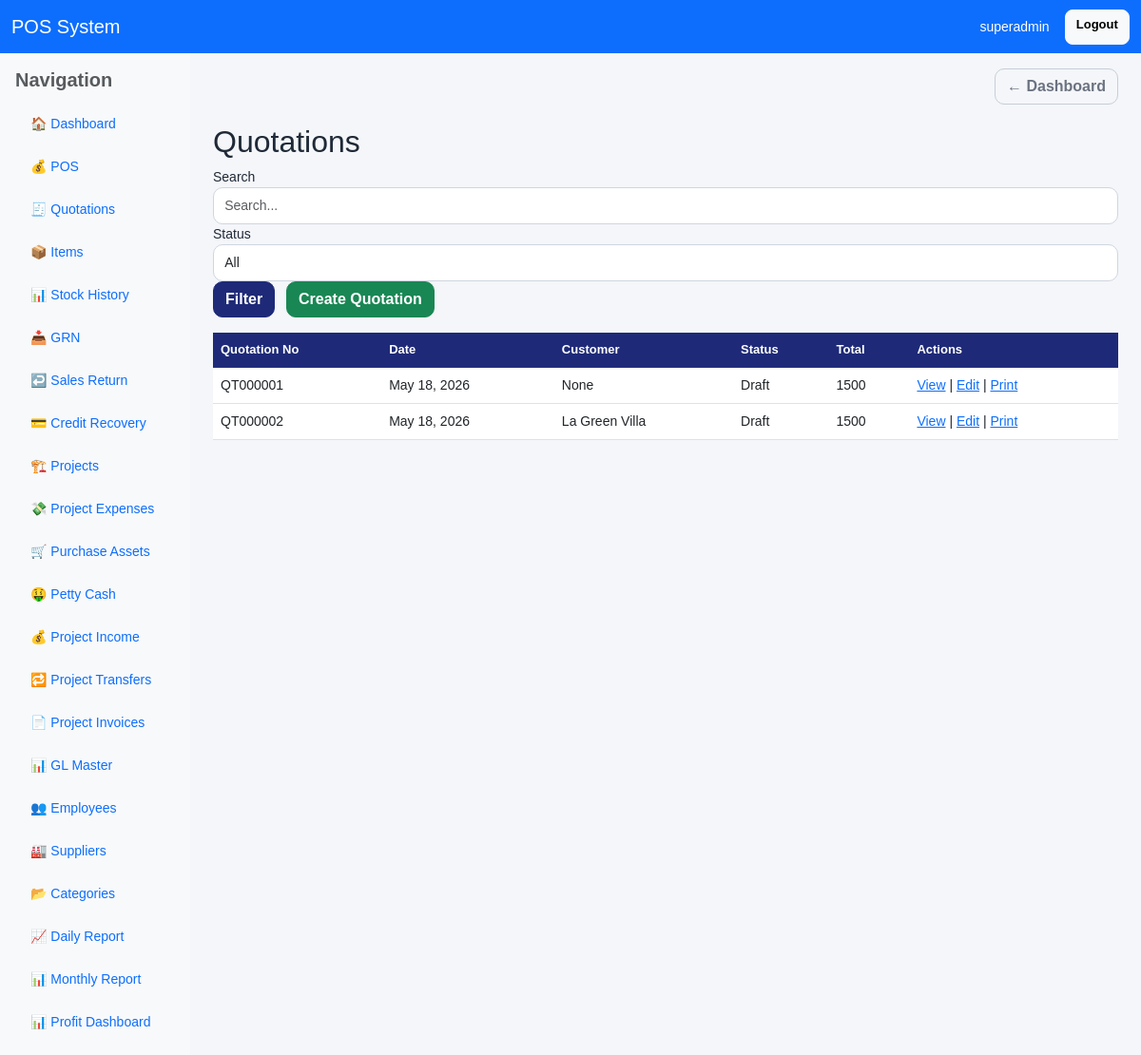
The page /quotations/ (signed in) on the database as committed earlier.
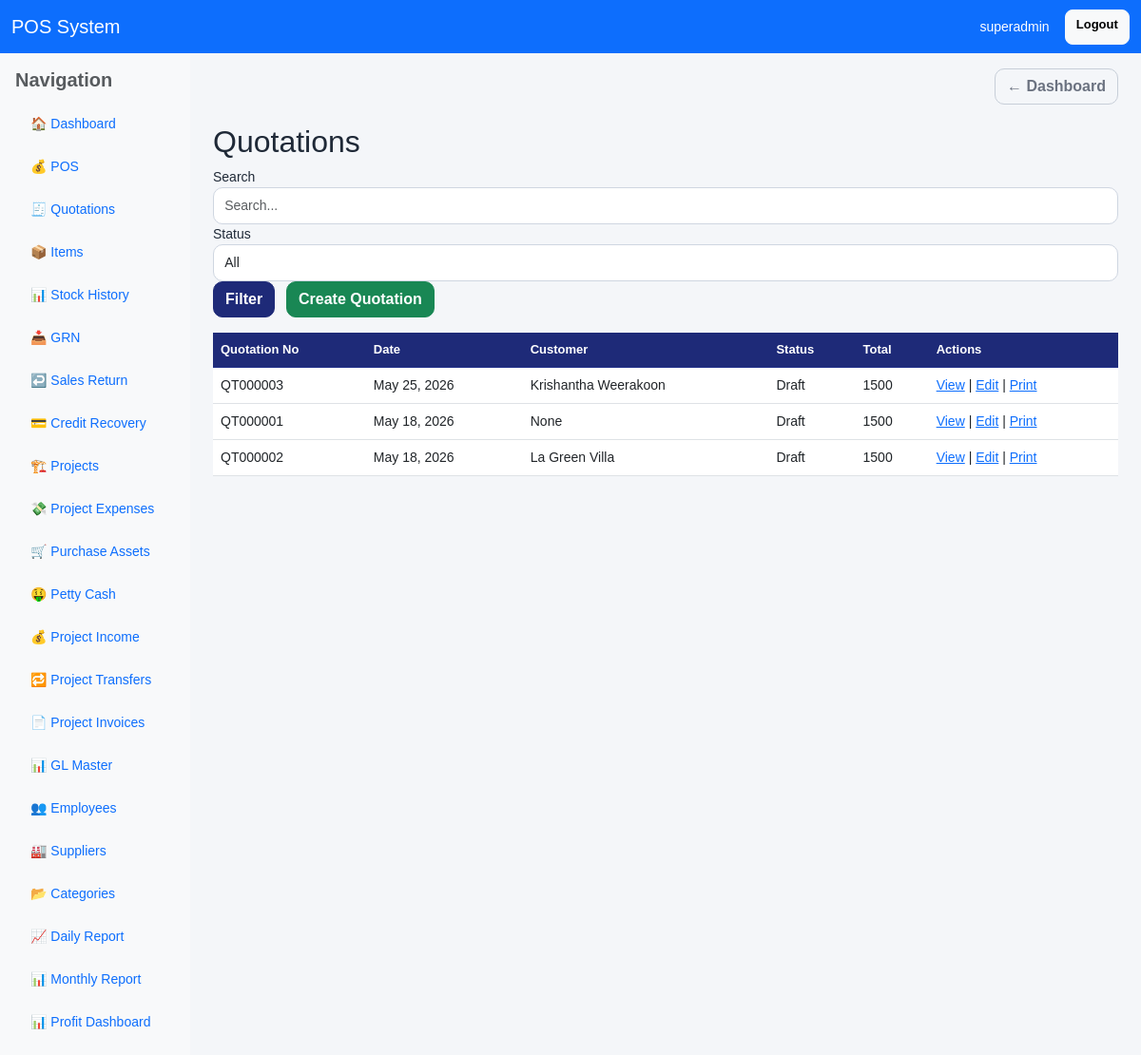
The same page on the database as committed later.
### pos/models.py (models this page shows, shortened)
class Quotation(models.Model):
    STATUS_CHOICES = [
        ("draft", "Draft"),
        ("sent", "Sent"),
        ("approved", "Approved"),
        ("rejected", "Rejected"),
        ("converted", "Converted"),
    ]
    quotation_no = models.CharField(max_length=50, unique=True, blank=True, null=True)
    date = models.DateField(default=timezone.now)
    valid_until = models.DateField(blank=True, null=True)
    customer_name = models.CharField(max_length=255, blank=True, null=True)
    contact_person = models.CharField(max_length=255, blank=True, null=True)
    phone = models.CharField(max_length=50, blank=True, null=True)
    email = models.EmailField(blank=True, null=True)
    address = models.TextField(blank=True, null=True)
    remarks = models.TextField(blank=True, null=True)
    status = models.CharField(max_length=20, choices=STATUS_CHOICES, default="draft")
    created_by = models.ForeignKey(User, on_delete=models.SET_NULL, null=True, blank=True)
    created_at = models.DateTimeField(auto_now_add=True)
    class Meta:
        ordering = ["-date", "-id"]
    @property
    def sub_total(self):
        total = self.items.aggregate(total=Sum("line_total"))["total"] or Decimal("0")
        return Decimal(str(total))
    @property
    def discount_total(self):
        total = self.items.aggregate(total=Sum("discount"))["total"] or Decimal("0")
        return Decimal(str(total))
    @property
    def grand_total(self):
        return max(Decimal("0"), self.sub_total - self.discount_total)

### pos/views.py (the view)
# urls.py: path('quotations/', views.quotation_list, name='quotation_list'),
@login_required
def quotation_list(request):
    q = request.GET.get('q', '').strip()
    status = request.GET.get('status', '').strip()
    items = Quotation.objects.all()
    if q:
        items = items.filter(Q(quotation_no__icontains=q) | Q(customer_name__icontains=q) | Q(contact_person__icontains=q))
    if status:
        items = items.filter(status=status)
    items = items.order_by('-date')[:200]
    return render(request, 'pos/quotation_list.html', {'quotations': items, 'q': q, 'status': status})

### pos/templates/pos/quotation_list.html (shortened to what this page needs)
{% extends 'base.html' %}
{% block content %}
<h2>Quotations</h2>
<form method="get" class="form-inline mb-3">
    <label class="sr-only" for="search-query">Search</label>
    <input id="search-query" type="text" name="q" value="{{ q }}" placeholder="Search..." class="form-control me-2">
    <label class="sr-only" for="quotation-status">Status</label>
    <select id="quotation-status" name="status" class="form-control me-2">
        <option value="">All</option>
    </select>
    <button type="submit" class="btn btn-primary me-2">Filter</button>
    <a href="{% url 'create_quotation' %}" class="btn btn-success">Create Quotation</a>
</form>
<table class="table">
    <thead>
        <tr><th>Quotation No</th><th>Date</th><th>Customer</th><th>Status</th><th>Total</th><th>Actions</th></tr>
    </thead>
    <tbody>
    {% for q in quotations %}
    <tr>
        <td>{{ q.quotation_no }}</td>
        <td>{{ q.date }}</td>
        <td>{{ q.customer_name }}</td>
        <td>{{ q.get_status_display }}</td>
        <td>{{ q.grand_total }}</td>
        <td>
            <a href="{% url 'quotation_detail' q.id %}">View</a> |
            <a href="{% url 'edit_quotation' q.id %}">Edit</a> |
            <a href="{% url 'print_quotation' q.id %}" target="_blank">Print</a>
        </td>
    </tr>
    {% empty %}
    <tr><td colspan="6">No quotations found.</td></tr>
    {% endfor %}
    </tbody>
</table>
{% endblock %}

Rows that differ between the two databases and show on the page:
added Quotation: quotation_no "QT000003", date "May 25, 2026", customer_name "Krishantha Weerakoon", status "Draft", grand_total "1500"
